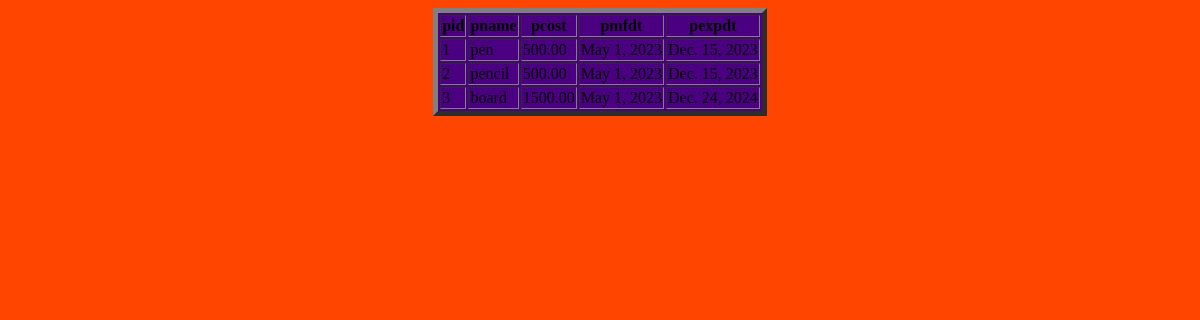
/productsapp/display, run on an earlier commit of the app's database.
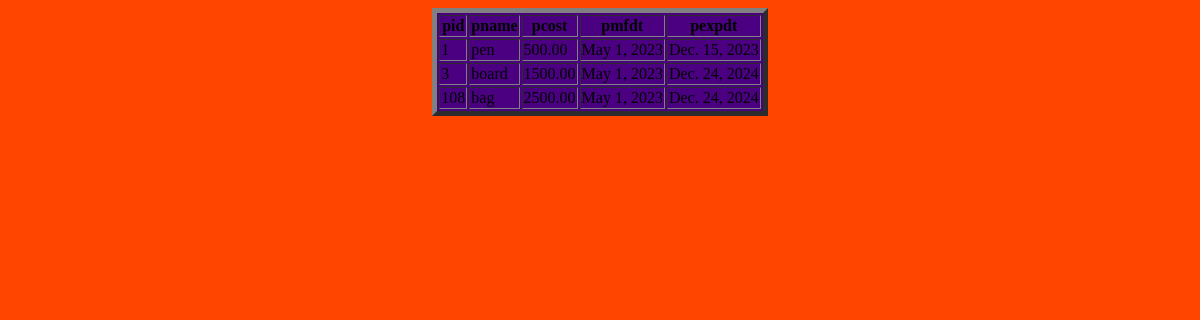
And on a later commit of the database.
### productsapp/models.py (models this page shows)
class Products(models.Model):
    pid=models.IntegerField(primary_key=True)
    pname=models.CharField(max_length=20)
    pcost=models.DecimalField(max_digits=10,decimal_places=2)
    pmfdt=models.DateField()
    pexpdt=models.DateField()

### productsapp/views.py (the view)
# urls.py: path('productsapp/display',ProductsDisplay.as_view()),
class ProductsDisplay(View):
    def get(self,request):
        recs=Products.objects.all()
        mydict={"records":recs}
        return render(request,'display.html',context=mydict)

### templates/display.html (shortened to what this page needs)
<!DOCTYPE html>
<html lang="en">
<head>
</head>
<body bgcolor="orangered">
<center>
<table bgcolor="indigo" border="5">
    <tr><th>pid</th><th>pname</th><th>pcost</th><th>pmfdt</th><th>pexpdt</th></tr>
    {% for rec in records %}
        <tr>
        <td>{{ rec.pid }}</td>
        <td>{{ rec.pname }}</td>
        <td>{{ rec.pcost }}</td>
        <td>{{ rec.pmfdt }}</td>
        <td>{{ rec.pexpdt }}</td>
        </tr>
    {% endfor %}
</table>
</center>
</body>
</html>

What changed in the data, as far as the page shows it:
removed Products: pid "2", pname "pencil", pcost "500.00", pmfdt "May 1, 2023", pexpdt "Dec. 15, 2023"
added Products: pid "108", pname "bag", pcost "2500.00", pmfdt "May 1, 2023", pexpdt "Dec. 24, 2024"
